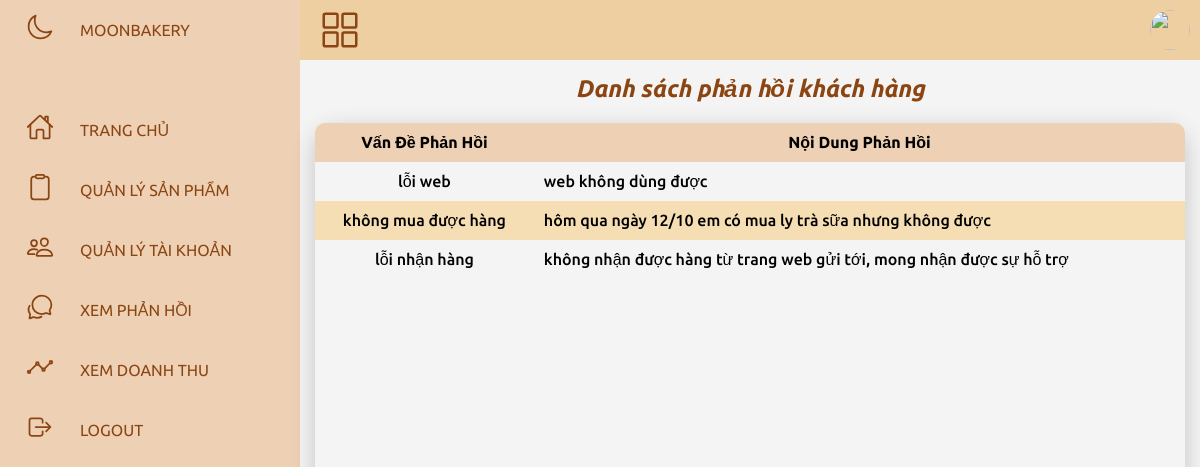
The page /admin/index.php?action=xemphanhoi&query=xem on the database its author committed.
### tables this page shows
CREATE TABLE `phanhoi` (
  `id_PH` int(11) NOT NULL,
  `fullname_PH` varchar(255) NOT NULL,
  `vande_PH` varchar(255) NOT NULL,
  `noidung_PH` varchar(255) NOT NULL
);

### admin/modules/xemphanhoi/xem.php (the view, shortened to what this page needs)
<?php
$sql_lietke_phanhoi = "SELECT * FROM phanhoi ORDER BY id_PH DESC";
$query_lietke_phanhoi = $mysqli->query($sql_lietke_phanhoi);
?>
<div class="mainsub">
    <div class="mainsub-header">
        <h2>Danh sách phản hồi khách hàng</h2>
    </div>
    <div class="user-acc">
        <table>
            <tr>
                <th>Vấn Đề Phản Hồi</th>
                <th> Nội Dung Phản Hồi </th>
            </tr>
            <?php
            while ($row = mysqli_fetch_array($query_lietke_phanhoi)) {
            ?>
                <tr>
                    <td><?php echo $row['vande_PH'] ?></td>
                    <td><?php echo $row['noidung_PH'] ?></td>
                </tr>
            <?php
            }
            ?>
        </table>
    </div>
</div>

### assets/css/StyleAdmin.css (style rules this page uses)
* { margin: 0; padding: 0; box-sizing: border-box; font-family: "Ubuntu", sans-serif; }
:root { --background: #f5f4f4; --menu: #eed1b4; --words: #8b4513; --hover: #a75105; --hover1: #eecfa1; --black: #222; --white: rgb(240, 235, 235); }
body { min-height: 100vh; overflow-x: hidden; }
.mainsub { position: relative; max-width: calc(100% -300px); padding: 15px; margin: auto; }
.mainsub-header { text-align: center; font-family: Arial, Helvetica, sans-serif; font-weight: 600; font-style: italic; color: var(--words); margin-bottom: 5px; }
.user-acc { position: relative; border-radius: 20px; max-width: 100%; box-shadow: 0 7px 25px rgba(0, 0, 0, 0.2); min-height: 100vh; width: 100%; margin-top: 20px; }
.user-acc table { width: 100%; border-collapse: collapse; }
.user-acc table tr th { background-color: var(--menu); padding: 10px 0; }
.user-acc table tr th:first-child { border-radius: 10px 0 0 0; }
.user-acc table tr th:last-child { border-radius: 0 10px 0 0; }
.user-acc table td { padding: 10px; text-align: start; font-size: 1em; font-weight: 500; }
.user-acc table tr:nth-child(odd) td { background-color: wheat; }
.user-acc table tr td:nth-child(1), .user-acc table tr td:nth-child(4), .user-acc table tr td:nth-child(6), .user-acc table tr td:nth-child(8) { text-align: center; }

### rows shown on the page
phanhoi: vande_PH "lỗi web", noidung_PH "web không dùng được"
phanhoi: vande_PH "không mua được hàng", noidung_PH "hôm qua ngày 12/10 em có mua ly trà sữa nhưng không được"
phanhoi: vande_PH "lỗi nhận hàng", noidung_PH "không nhận được hàng từ trang web gửi tới, mong nhận được sự hỗ trợ"
